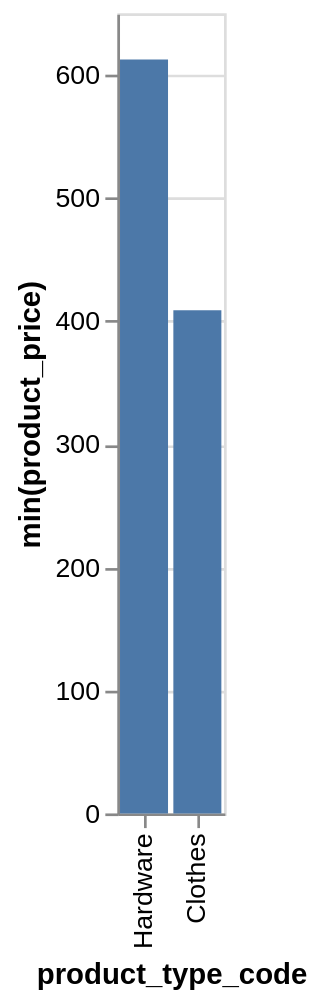

The Vega-Lite source for this figure:
### Vega-Lite specification from a JSON file in a GitHub repository (floating-point values rounded to 4 significant figures)
{"data": {"values": [{"x_data": "Hardware", "y_data": 612.5}, {"x_data": "Clothes", "y_data": 408.8}]}, "mark": "bar", "encoding": {"x": {"field": "x_data", "type": "nominal", "title": "product_type_code", "sort": {"op": "sum", "field": "y_data", "order": "descending"}}, "y": {"field": "y_data", "type": "quantitative", "title": "min(product_price)"}}}
